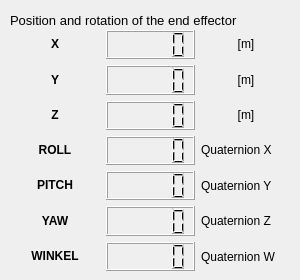
       <widget class="QWidget" name="positionInfo_3">
        <attribute name="title">
         <string>Position and rotation</string>
        </attribute>
        <widget class="QLabel" name="label_137">
         <property name="geometry">
          <rect>
           <x>10</x>
           <y>10</y>
           <width>281</width>
           <height>21</height>
          </rect>
         </property>
         <property name="text">
          <string>&lt;html&gt;&lt;head/&gt;&lt;body&gt;&lt;p&gt;&lt;span style=&quot; font-size:10pt;&quot;&gt;Position and rotation of the end effector&lt;/span&gt;&lt;/p&gt;&lt;/body&gt;&lt;/html&gt;</string>
         </property>
        </widget>
        <widget class="QWidget" name="gridLayoutWidget_14">
         <property name="geometry">
          <rect>
           <x>10</x>
           <y>30</y>
           <width>281</width>
           <height>241</height>
          </rect>
         </property>
         <layout class="QGridLayout" name="gridLayout_14">
          <item row="5" column="0">
           <widget class="QLabel" name="label_138">
            <property name="text">
             <string>&lt;html&gt;&lt;head/&gt;&lt;body&gt;&lt;p align=&quot;center&quot;&gt;&lt;span style=&quot; font-weight:600;&quot;&gt;YAW&lt;/span&gt;&lt;/p&gt;&lt;/body&gt;&lt;/html&gt;</string>
            </property>
           </widget>
          </item>
          <item row="2" column="1">
           <widget class="QLCDNumber" name="basicInfo_Z_LCDnum_3"/>
          </item>
          <item row="3" column="1">
           <widget class="QLCDNumber" name="basicInfo_R_LCDnum_3"/>
          </item>
          <item row="5" column="1">
           <widget class="QLCDNumber" name="basicInfo_Y_LCDnum_5"/>
          </item>
          <item row="4" column="1">
           <widget class="QLCDNumber" name="basicInfo_P_LCDnum_3"/>
          </item>
          <item row="6" column="1">
           <widget class="QLCDNumber" name="basicInfo_W_LCDnum_3"/>
          </item>
          <item row="1" column="0">
           <widget class="QLabel" name="label_139">
            <property name="text">
             <string>&lt;html&gt;&lt;head/&gt;&lt;body&gt;&lt;p align=&quot;center&quot;&gt;&lt;span style=&quot; font-weight:600;&quot;&gt;Y&lt;/span&gt;&lt;/p&gt;&lt;/body&gt;&lt;/html&gt;</string>
            </property>
           </widget>
          </item>
          <item row="0" column="1">
           <widget class="QLCDNumber" name="basicInfo_X_LCDnum_3"/>
          </item>
          <item row="1" column="1">
           <widget class="QLCDNumber" name="basicInfo_Y_LCDnum_6"/>
          </item>
          <item row="3" column="0">
           <widget class="QLabel" name="label_140">
            <property name="text">
             <string>&lt;html&gt;&lt;head/&gt;&lt;body&gt;&lt;p align=&quot;center&quot;&gt;&lt;span style=&quot; font-weight:600;&quot;&gt;ROLL&lt;/span&gt;&lt;/p&gt;&lt;/body&gt;&lt;/html&gt;</string>
            </property>
           </widget>
          </item>
          <item row="6" column="0">
           <widget class="QLabel" name="label_141">
            <property name="text">
             <string>&lt;html&gt;&lt;head/&gt;&lt;body&gt;&lt;p align=&quot;center&quot;&gt;&lt;span style=&quot; font-weight:600;&quot;&gt;WINKEL&lt;/span&gt;&lt;/p&gt;&lt;/body&gt;&lt;/html&gt;</string>
            </property>
           </widget>
          </item>
          <item row="4" column="0">
           <widget class="QLabel" name="label_142">
            <property name="text">
             <string>&lt;html&gt;&lt;head/&gt;&lt;body&gt;&lt;p align=&quot;center&quot;&gt;&lt;span style=&quot; font-weight:600;&quot;&gt;PITCH&lt;/span&gt;&lt;/p&gt;&lt;/body&gt;&lt;/html&gt;</string>
            </property>
           </widget>
          </item>
          <item row="2" column="0">
           <widget class="QLabel" name="label_143">
            <property name="text">
             <string>&lt;html&gt;&lt;head/&gt;&lt;body&gt;&lt;p align=&quot;center&quot;&gt;&lt;span style=&quot; font-weight:600;&quot;&gt;Z&lt;/span&gt;&lt;/p&gt;&lt;/body&gt;&lt;/html&gt;</string>
            </property>
           </widget>
          </item>
          <item row="0" column="0">
           <widget class="QLabel" name="label_144">
            <property name="text">
             <string>&lt;html&gt;&lt;head/&gt;&lt;body&gt;&lt;p align=&quot;center&quot;&gt;&lt;span style=&quot; font-weight:600;&quot;&gt;X&lt;/span&gt;&lt;/p&gt;&lt;/body&gt;&lt;/html&gt;</string>
            </property>
           </widget>
          </item>
          <item row="0" column="2">
           <widget class="QLabel" name="label_145">
            <property name="text">
             <string>&lt;html&gt;&lt;head/&gt;&lt;body&gt;&lt;p align=&quot;center&quot;&gt;[m]&lt;/p&gt;&lt;/body&gt;&lt;/html&gt;</string>
            </property>
           </widget>
          </item>
          <item row="3" column="2">
           <widget class="QLabel" name="label_146">
            <property name="text">
             <string>&lt;html&gt;&lt;head/&gt;&lt;body&gt;&lt;p&gt;Quaternion X&lt;/p&gt;&lt;/body&gt;&lt;/html&gt;</string>
            </property>
           </widget>
          </item>
          <item row="4" column="2">
           <widget class="QLabel" name="label_147">
            <property name="text">
             <string>Quaternion Y</string>
            </property>
           </widget>
          </item>
          <item row="5" column="2">
           <widget class="QLabel" name="label_148">
            <property name="text">
             <string>Quaternion Z</string>
            </property>
           </widget>
          </item>
          <item row="6" column="2">
           <widget class="QLabel" name="label_149">
            <property name="text">
             <string>Quaternion W</string>
            </property>
           </widget>
          </item>
          <item row="1" column="2">
           <widget class="QLabel" name="label_150">
            <property name="text">
             <string>&lt;html&gt;&lt;head/&gt;&lt;body&gt;&lt;p align=&quot;center&quot;&gt;[m]&lt;/p&gt;&lt;/body&gt;&lt;/html&gt;</string>
            </property>
           </widget>
          </item>
          <item row="2" column="2">
           <widget class="QLabel" name="label_151">
            <property name="text">
             <string>&lt;html&gt;&lt;head/&gt;&lt;body&gt;&lt;p align=&quot;center&quot;&gt;[m]&lt;/p&gt;&lt;/body&gt;&lt;/html&gt;</string>
            </property>
           </widget>
          </item>
         </layout>
        </widget>
       </widget>
